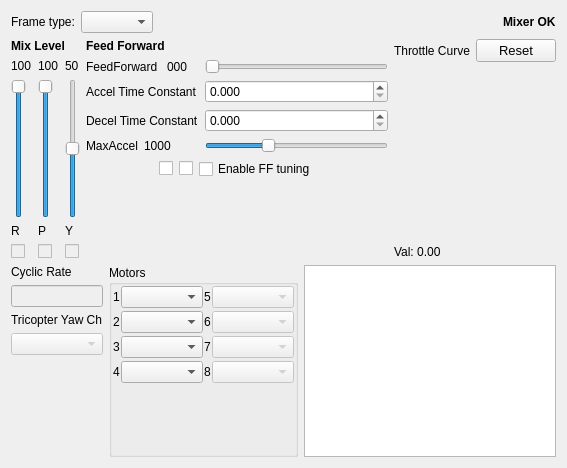
        <widget class="QWidget" name="multiRotor">
         <layout class="QVBoxLayout" name="verticalLayout_4" stretch="1">
          <item>
           <layout class="QVBoxLayout" name="verticalLayout_8" stretch="0,0,0">
            <item>
             <layout class="QHBoxLayout" name="horizontalLayout_5">
              <item>
               <widget class="QLabel" name="label_15">
                <property name="text">
                 <string>Frame type:</string>
                </property>
               </widget>
              </item>
              <item>
               <widget class="QComboBox" name="multirotorFrameType">
                <property name="toolTip">
                 <string>Select the Multirotor frame type here.</string>
                </property>
               </widget>
              </item>
              <item>
               <spacer name="horizontalSpacer_5">
                <property name="orientation">
                 <enum>Qt::Horizontal</enum>
                </property>
                <property name="sizeHint" stdset="0">
                 <size>
                  <width>40</width>
                  <height>20</height>
                 </size>
                </property>
               </spacer>
              </item>
              <item>
               <widget class="QLabel" name="mrStatusLabel">
                <property name="font">
                 <font>
                  <weight>75</weight>
                  <bold>true</bold>
                 </font>
                </property>
                <property name="text">
                 <string>Mixer OK</string>
                </property>
               </widget>
              </item>
             </layout>
            </item>
            <item>
             <layout class="QHBoxLayout" name="horizontalLayout_7" stretch="0,5,2">
              <item>
               <layout class="QVBoxLayout" name="verticalLayout_20">
                <item>
                 <widget class="QLabel" name="label_4">
                  <property name="font">
                   <font>
                    <weight>75</weight>
                    <bold>true</bold>
                   </font>
                  </property>
                  <property name="text">
                   <string>Mix Level</string>
                  </property>
                 </widget>
                </item>
                <item>
                 <layout class="QHBoxLayout" name="horizontalLayout_19">
                  <item>
                   <layout class="QVBoxLayout" name="verticalLayout_22">
                    <item>
                     <widget class="QLabel" name="label_43">
                      <property name="text">
                       <string>100</string>
                      </property>
                     </widget>
                    </item>
                    <item>
                     <widget class="QSlider" name="mrRollMixLevel">
                      <property name="toolTip">
                       <string>Weight of Roll mixing in percent.
Typical values are 100% for + configuration and 50% for X configuration on quads.</string>
                      </property>
                      <property name="maximum">
                       <number>100</number>
                      </property>
                      <property name="value">
                       <number>100</number>
                      </property>
                      <property name="orientation">
                       <enum>Qt::Vertical</enum>
                      </property>
                     </widget>
                    </item>
                    <item>
                     <widget class="QLabel" name="label_42">
                      <property name="text">
                       <string>R</string>
                      </property>
                     </widget>
                    </item>
                    <item>
                     <widget class="QCheckBox" name="checkBox_3">
                      <property name="enabled">
                       <bool>false</bool>
                      </property>
                      <property name="toolTip">
                       <string>All checked sliders will move together.</string>
                      </property>
                      <property name="text">
                       <string/>
                      </property>
                     </widget>
                    </item>
                   </layout>
                  </item>
                  <item>
                   <layout class="QVBoxLayout" name="verticalLayout_23">
                    <item>
                     <widget class="QLabel" name="label_44">
                      <property name="text">
                       <string>100</string>
                      </property>
                     </widget>
                    </item>
                    <item>
                     <widget class="QSlider" name="mrPitchMixLevel">
                      <property name="toolTip">
                       <string>Weight of Pitch mixing in percent.
Typical values are 100% for + configuration and 50% for X configuration on quads.</string>
                      </property>
                      <property name="maximum">
                       <number>100</number>
                      </property>
                      <property name="value">
                       <number>100</number>
                      </property>
                      <property name="orientation">
                       <enum>Qt::Vertical</enum>
                      </property>
                     </widget>
                    </item>
                    <item>
                     <widget class="QLabel" name="label_40">
                      <property name="text">
                       <string>P</string>
                      </property>
                     </widget>
                    </item>
                    <item>
                     <widget class="QCheckBox" name="checkBox_2">
                      <property name="enabled">
                       <bool>false</bool>
                      </property>
                      <property name="text">
                       <string/>
                      </property>
                     </widget>
                    </item>
                   </layout>
                  </item>
                  <item>
                   <layout class="QVBoxLayout" name="verticalLayout_21">
                    <item>
                     <widget class="QLabel" name="label_45">
                      <property name="text">
                       <string>50</string>
                      </property>
                     </widget>
                    </item>
                    <item>
                     <widget class="QSlider" name="mrYawMixLevel">
                      <property name="toolTip">
                       <string>Weight of Yaw mixing in percent.
Typical value is 50% for + or X configuration on quads.</string>
                      </property>
                      <property name="maximum">
                       <number>100</number>
                      </property>
                      <property name="value">
                       <number>50</number>
                      </property>
                      <property name="orientation">
                       <enum>Qt::Vertical</enum>
                      </property>
                     </widget>
                    </item>
                    <item>
                     <widget class="QLabel" name="label_6">
                      <property name="text">
                       <string>Y</string>
                      </property>
                     </widget>
                    </item>
                    <item>
                     <widget class="QCheckBox" name="checkBox">
                      <property name="enabled">
                       <bool>false</bool>
                      </property>
                      <property name="text">
                       <string/>
                      </property>
                     </widget>
                    </item>
                   </layout>
                  </item>
                 </layout>
                </item>
               </layout>
              </item>
              <item>
               <layout class="QVBoxLayout" name="verticalLayout_11" stretch="0,1,0,0,0">
                <item>
                 <widget class="QLabel" name="label_19">
                  <property name="font">
                   <font>
                    <weight>75</weight>
                    <bold>true</bold>
                   </font>
                  </property>
                  <property name="text">
                   <string>Feed Forward</string>
                  </property>
                 </widget>
                </item>
                <item>
                 <layout class="QFormLayout" name="formLayout_7">
                  <property name="fieldGrowthPolicy">
                   <enum>QFormLayout::AllNonFixedFieldsGrow</enum>
                  </property>
                  <item row="2" column="0">
                   <layout class="QHBoxLayout" name="horizontalLayout_12">
                    <item>
                     <widget class="QLabel" name="label_20">
                      <property name="text">
                       <string>FeedForward </string>
                      </property>
                     </widget>
                    </item>
                    <item>
                     <widget class="QLabel" name="feedForwardValue">
                      <property name="minimumSize">
                       <size>
                        <width>30</width>
                        <height>0</height>
                       </size>
                      </property>
                      <property name="text">
                       <string>000</string>
                      </property>
                     </widget>
                    </item>
                   </layout>
                  </item>
                  <item row="2" column="1">
                   <widget class="QSlider" name="feedForwardSlider">
                    <property name="enabled">
                     <bool>true</bool>
                    </property>
                    <property name="toolTip">
                     <string>Overall level of feed forward (in percentage).</string>
                    </property>
                    <property name="maximum">
                     <number>100</number>
                    </property>
                    <property name="singleStep">
                     <number>1</number>
                    </property>
                    <property name="orientation">
                     <enum>Qt::Horizontal</enum>
                    </property>
                    <property name="tickPosition">
                     <enum>QSlider::NoTicks</enum>
                    </property>
                   </widget>
                  </item>
                  <item row="3" column="0">
                   <widget class="QLabel" name="label_21">
                    <property name="text">
                     <string>Accel Time Constant</string>
                    </property>
                   </widget>
                  </item>
                  <item row="3" column="1">
                   <widget class="QDoubleSpinBox" name="accelTime">
                    <property name="enabled">
                     <bool>true</bool>
                    </property>
                    <property name="toolTip">
                     <string>In miliseconds.
When tuning: Slowly raise accel time from zero to just
under the level where the motor starts to overshoot
its target speed.</string>
                    </property>
                    <property name="decimals">
                     <number>3</number>
                    </property>
                    <property name="maximum">
                     <double>100.000000000000000</double>
                    </property>
                    <property name="singleStep">
                     <double>0.010000000000000</double>
                    </property>
                   </widget>
                  </item>
                  <item row="4" column="0">
                   <widget class="QLabel" name="label_22">
                    <property name="text">
                     <string>Decel Time Constant</string>
                    </property>
                   </widget>
                  </item>
                  <item row="4" column="1">
                   <widget class="QDoubleSpinBox" name="decelTime">
                    <property name="enabled">
                     <bool>true</bool>
                    </property>
                    <property name="toolTip">
                     <string>When tuning: Slowly raise decel time from zero to just
under the level where the motor starts to undershoot
its target speed when decelerating.

Do it after accel time is setup.</string>
                    </property>
                    <property name="decimals">
                     <number>3</number>
                    </property>
                    <property name="maximum">
                     <double>100.000000000000000</double>
                    </property>
                    <property name="singleStep">
                     <double>0.010000000000000</double>
                    </property>
                   </widget>
                  </item>
                  <item row="5" column="0">
                   <layout class="QHBoxLayout" name="horizontalLayout_16">
                    <item>
                     <widget class="QLabel" name="label_37">
                      <property name="text">
                       <string>MaxAccel</string>
                      </property>
                     </widget>
                    </item>
                    <item>
                     <widget class="QLabel" name="label_33">
                      <property name="text">
                       <string>1000</string>
                      </property>
                     </widget>
                    </item>
                   </layout>
                  </item>
                  <item row="5" column="1">
                   <widget class="QSlider" name="maxAccelSlider">
                    <property name="toolTip">
                     <string>Limits how much the engines can accelerate or decelerate.
In 'units per second', a sound default is 1000.</string>
                    </property>
                    <property name="minimum">
                     <number>500</number>
                    </property>
                    <property name="maximum">
                     <number>2000</number>
                    </property>
                    <property name="value">
                     <number>1000</number>
                    </property>
                    <property name="orientation">
                     <enum>Qt::Horizontal</enum>
                    </property>
                   </widget>
                  </item>
                 </layout>
                </item>
                <item>
                 <layout class="QHBoxLayout" name="horizontalLayout_9">
                  <item>
                   <spacer name="horizontalSpacer_8">
                    <property name="orientation">
                     <enum>Qt::Horizontal</enum>
                    </property>
                    <property name="sizeHint" stdset="0">
                     <size>
                      <width>40</width>
                      <height>20</height>
                     </size>
                    </property>
                   </spacer>
                  </item>
                  <item>
                   <widget class="QCheckBox" name="ffTestBox1">
                    <property name="toolTip">
                     <string>&lt;!DOCTYPE HTML PUBLIC &quot;-//W3C//DTD HTML 4.0//EN&quot; &quot;http://www.w3.org/TR/REC-html40/strict.dtd&quot;&gt;
&lt;html&gt;&lt;head&gt;&lt;meta name=&quot;qrichtext&quot; content=&quot;1&quot; /&gt;&lt;style type=&quot;text/css&quot;&gt;
p, li { white-space: pre-wrap; }
&lt;/style&gt;&lt;/head&gt;&lt;body style=&quot; font-family:'Sans'; font-size:10pt; font-weight:400; font-style:normal;&quot;&gt;
&lt;p style=&quot; margin-top:0px; margin-bottom:0px; margin-left:0px; margin-right:0px; -qt-block-indent:0; text-indent:0px;&quot;&gt;Beware! Check &lt;span style=&quot; font-weight:600;&quot;&gt;all three&lt;/span&gt; checkboxes to test the&lt;/p&gt;
&lt;p style=&quot; margin-top:0px; margin-bottom:0px; margin-left:0px; margin-right:0px; -qt-block-indent:0; text-indent:0px;&quot;&gt;selected channel.&lt;/p&gt;
&lt;p style=&quot; margin-top:0px; margin-bottom:0px; margin-left:0px; margin-right:0px; -qt-block-indent:0; text-indent:0px;&quot;&gt;It will run only if your airframe armed.&lt;/p&gt;&lt;/body&gt;&lt;/html&gt;</string>
                    </property>
                    <property name="text">
                     <string/>
                    </property>
                   </widget>
                  </item>
                  <item>
                   <widget class="QCheckBox" name="ffTestBox2">
                    <property name="toolTip">
                     <string>&lt;!DOCTYPE HTML PUBLIC &quot;-//W3C//DTD HTML 4.0//EN&quot; &quot;http://www.w3.org/TR/REC-html40/strict.dtd&quot;&gt;
&lt;html&gt;&lt;head&gt;&lt;meta name=&quot;qrichtext&quot; content=&quot;1&quot; /&gt;&lt;style type=&quot;text/css&quot;&gt;
p, li { white-space: pre-wrap; }
&lt;/style&gt;&lt;/head&gt;&lt;body style=&quot; font-family:'Sans'; font-size:10pt; font-weight:400; font-style:normal;&quot;&gt;
&lt;p style=&quot; margin-top:0px; margin-bottom:0px; margin-left:0px; margin-right:0px; -qt-block-indent:0; text-indent:0px;&quot;&gt;Beware! Check &lt;span style=&quot; font-weight:600;&quot;&gt;all three&lt;/span&gt; checkboxes to test the&lt;/p&gt;
&lt;p style=&quot; margin-top:0px; margin-bottom:0px; margin-left:0px; margin-right:0px; -qt-block-indent:0; text-indent:0px;&quot;&gt;selected channel.&lt;/p&gt;
&lt;p style=&quot; margin-top:0px; margin-bottom:0px; margin-left:0px; margin-right:0px; -qt-block-indent:0; text-indent:0px;&quot;&gt;It will run only if your airframe armed.&lt;/p&gt;&lt;/body&gt;&lt;/html&gt;</string>
                    </property>
                    <property name="text">
                     <string/>
                    </property>
                   </widget>
                  </item>
                  <item>
                   <widget class="QCheckBox" name="ffTestBox3">
                    <property name="toolTip">
                     <string>&lt;!DOCTYPE HTML PUBLIC &quot;-//W3C//DTD HTML 4.0//EN&quot; &quot;http://www.w3.org/TR/REC-html40/strict.dtd&quot;&gt;
&lt;html&gt;&lt;head&gt;&lt;meta name=&quot;qrichtext&quot; content=&quot;1&quot; /&gt;&lt;style type=&quot;text/css&quot;&gt;
p, li { white-space: pre-wrap; }
&lt;/style&gt;&lt;/head&gt;&lt;body style=&quot; font-family:'Sans'; font-size:10pt; font-weight:400; font-style:normal;&quot;&gt;
&lt;p style=&quot; margin-top:0px; margin-bottom:0px; margin-left:0px; margin-right:0px; -qt-block-indent:0; text-indent:0px;&quot;&gt;Beware! Check &lt;span style=&quot; font-weight:600;&quot;&gt;all three&lt;/span&gt; checkboxes to test the&lt;/p&gt;
&lt;p style=&quot; margin-top:0px; margin-bottom:0px; margin-left:0px; margin-right:0px; -qt-block-indent:0; text-indent:0px;&quot;&gt;selected channel.&lt;/p&gt;
&lt;p style=&quot; margin-top:0px; margin-bottom:0px; margin-left:0px; margin-right:0px; -qt-block-indent:0; text-indent:0px;&quot;&gt;It will run only if your airframe armed.&lt;/p&gt;&lt;/body&gt;&lt;/html&gt;</string>
                    </property>
                    <property name="text">
                     <string>Enable FF tuning</string>
                    </property>
                   </widget>
                  </item>
                  <item>
                   <spacer name="horizontalSpacer_7">
                    <property name="orientation">
                     <enum>Qt::Horizontal</enum>
                    </property>
                    <property name="sizeHint" stdset="0">
                     <size>
                      <width>40</width>
                      <height>20</height>
                     </size>
                    </property>
                   </spacer>
                  </item>
                 </layout>
                </item>
                <item>
                 <spacer name="verticalSpacer_5">
                  <property name="orientation">
                   <enum>Qt::Vertical</enum>
                  </property>
                  <property name="sizeHint" stdset="0">
                   <size>
                    <width>20</width>
                    <height>40</height>
                   </size>
                  </property>
                 </spacer>
                </item>
                <item>
                 <spacer name="verticalSpacer_3">
                  <property name="orientation">
                   <enum>Qt::Vertical</enum>
                  </property>
                  <property name="sizeHint" stdset="0">
                   <size>
                    <width>20</width>
                    <height>40</height>
                   </size>
                  </property>
                 </spacer>
                </item>
               </layout>
              </item>
              <item>
               <layout class="QVBoxLayout" name="verticalLayout_12">
                <property name="sizeConstraint">
                 <enum>QLayout::SetDefaultConstraint</enum>
                </property>
                <item>
                 <layout class="QHBoxLayout" name="horizontalLayout_11">
                  <item>
                   <widget class="QLabel" name="label_24">
                    <property name="text">
                     <string>Throttle Curve</string>
                    </property>
                   </widget>
                  </item>
                  <item>
                   <spacer name="horizontalSpacer_6">
                    <property name="orientation">
                     <enum>Qt::Horizontal</enum>
                    </property>
                    <property name="sizeHint" stdset="0">
                     <size>
                      <width>40</width>
                      <height>20</height>
                     </size>
                    </property>
                   </spacer>
                  </item>
                  <item>
                   <widget class="QPushButton" name="mrThrottleCurveReset">
                    <property name="sizePolicy">
                     <sizepolicy hsizetype="Minimum" vsizetype="Minimum">
                      <horstretch>0</horstretch>
                      <verstretch>0</verstretch>
                     </sizepolicy>
                    </property>
                    <property name="font">
                     <font>
                      <pointsize>10</pointsize>
                     </font>
                    </property>
                    <property name="text">
                     <string>Reset</string>
                    </property>
                   </widget>
                  </item>
                 </layout>
                </item>
                <item>
                 <widget class="MixerCurveWidget" name="multiThrottleCurve" native="true">
                  <property name="sizePolicy">
                   <sizepolicy hsizetype="MinimumExpanding" vsizetype="MinimumExpanding">
                    <horstretch>0</horstretch>
                    <verstretch>0</verstretch>
                   </sizepolicy>
                  </property>
                  <property name="minimumSize">
                   <size>
                    <width>110</width>
                    <height>110</height>
                   </size>
                  </property>
                 </widget>
                </item>
                <item>
                 <widget class="QLabel" name="mrThrottleCurveItemValue">
                  <property name="text">
                   <string>Val: 0.00</string>
                  </property>
                 </widget>
                </item>
               </layout>
              </item>
             </layout>
            </item>
            <item>
             <layout class="QHBoxLayout" name="horizontalLayout_6" stretch="1,3,4">
              <item>
               <layout class="QVBoxLayout" name="verticalLayout_10">
                <item>
                 <widget class="QLabel" name="label_14">
                  <property name="text">
                   <string>Cyclic Rate</string>
                  </property>
                 </widget>
                </item>
                <item>
                 <widget class="QLineEdit" name="lineEdit_2">
                  <property name="enabled">
                   <bool>false</bool>
                  </property>
                  <property name="sizePolicy">
                   <sizepolicy hsizetype="MinimumExpanding" vsizetype="Fixed">
                    <horstretch>0</horstretch>
                    <verstretch>0</verstretch>
                   </sizepolicy>
                  </property>
                  <property name="minimumSize">
                   <size>
                    <width>40</width>
                    <height>0</height>
                   </size>
                  </property>
                 </widget>
                </item>
                <item>
                 <widget class="QLabel" name="label_23">
                  <property name="text">
                   <string>Tricopter Yaw Ch</string>
                  </property>
                 </widget>
                </item>
                <item>
                 <widget class="QComboBox" name="comboBox_9">
                  <property name="enabled">
                   <bool>false</bool>
                  </property>
                  <property name="sizePolicy">
                   <sizepolicy hsizetype="MinimumExpanding" vsizetype="Fixed">
                    <horstretch>0</horstretch>
                    <verstretch>0</verstretch>
                   </sizepolicy>
                  </property>
                  <property name="minimumSize">
                   <size>
                    <width>40</width>
                    <height>0</height>
                   </size>
                  </property>
                 </widget>
                </item>
                <item>
                 <spacer name="verticalSpacer_4">
                  <property name="orientation">
                   <enum>Qt::Vertical</enum>
                  </property>
                  <property name="sizeHint" stdset="0">
                   <size>
                    <width>20</width>
                    <height>40</height>
                   </size>
                  </property>
                 </spacer>
                </item>
               </layout>
              </item>
              <item>
               <widget class="QGroupBox" name="groupBox">
                <property name="title">
                 <string>Motors</string>
                </property>
                <layout class="QHBoxLayout" name="horizontalLayout_10">
                 <property name="spacing">
                  <number>1</number>
                 </property>
                 <property name="margin">
                  <number>1</number>
                 </property>
                 <item>
                  <layout class="QFormLayout" name="formLayout_2">
                   <property name="fieldGrowthPolicy">
                    <enum>QFormLayout::AllNonFixedFieldsGrow</enum>
                   </property>
                   <property name="verticalSpacing">
                    <number>3</number>
                   </property>
                   <item row="0" column="0">
                    <widget class="QLabel" name="label_3">
                     <property name="text">
                      <string>1</string>
                     </property>
                    </widget>
                   </item>
                   <item row="0" column="1">
                    <widget class="QComboBox" name="multiMotor1">
                     <property name="font">
                      <font>
                       <pointsize>8</pointsize>
                      </font>
                     </property>
                     <property name="toolTip">
                      <string>&lt;!DOCTYPE HTML PUBLIC &quot;-//W3C//DTD HTML 4.0//EN&quot; &quot;http://www.w3.org/TR/REC-html40/strict.dtd&quot;&gt;
&lt;html&gt;&lt;head&gt;&lt;meta name=&quot;qrichtext&quot; content=&quot;1&quot; /&gt;&lt;style type=&quot;text/css&quot;&gt;
p, li { white-space: pre-wrap; }
&lt;/style&gt;&lt;/head&gt;&lt;body style=&quot; font-family:'Sans'; font-size:8pt; font-weight:400; font-style:normal;&quot;&gt;
&lt;p style=&quot; margin-top:0px; margin-bottom:0px; margin-left:0px; margin-right:0px; -qt-block-indent:0; text-indent:0px;&quot;&gt;Assign your motor channels using the drawing&lt;/p&gt;
&lt;p style=&quot; margin-top:0px; margin-bottom:0px; margin-left:0px; margin-right:0px; -qt-block-indent:0; text-indent:0px;&quot;&gt;on the right as a reference. Respect propeller rotation!&lt;/p&gt;&lt;/body&gt;&lt;/html&gt;</string>
                     </property>
                    </widget>
                   </item>
                   <item row="1" column="0">
                    <widget class="QLabel" name="label_8">
                     <property name="text">
                      <string>2</string>
                     </property>
                    </widget>
                   </item>
                   <item row="1" column="1">
                    <widget class="QComboBox" name="multiMotor2">
                     <property name="font">
                      <font>
                       <pointsize>8</pointsize>
                      </font>
                     </property>
                    </widget>
                   </item>
                   <item row="2" column="0">
                    <widget class="QLabel" name="label_9">
                     <property name="text">
                      <string>3</string>
                     </property>
                    </widget>
                   </item>
                   <item row="2" column="1">
                    <widget class="QComboBox" name="multiMotor3">
                     <property name="font">
                      <font>
                       <pointsize>8</pointsize>
                      </font>
                     </property>
                    </widget>
                   </item>
                   <item row="3" column="0">
                    <widget class="QLabel" name="label_10">
                     <property name="text">
                      <string>4</string>
                     </property>
                    </widget>
                   </item>
                   <item row="3" column="1">
                    <widget class="QComboBox" name="multiMotor4">
                     <property name="font">
                      <font>
                       <pointsize>8</pointsize>
                      </font>
                     </property>
                    </widget>
                   </item>
                  </layout>
                 </item>
                 <item>
                  <layout class="QFormLayout" name="formLayout_4">
                   <property name="fieldGrowthPolicy">
                    <enum>QFormLayout::AllNonFixedFieldsGrow</enum>
                   </property>
                   <property name="verticalSpacing">
                    <number>3</number>
                   </property>
                   <item row="0" column="0">
                    <widget class="QLabel" name="label_11">
                     <property name="text">
                      <string>5</string>
                     </property>
                    </widget>
                   </item>
                   <item row="0" column="1">
                    <widget class="QComboBox" name="multiMotor5">
                     <property name="enabled">
                      <bool>false</bool>
                     </property>
                     <property name="sizePolicy">
                      <sizepolicy hsizetype="Preferred" vsizetype="Fixed">
                       <horstretch>0</horstretch>
                       <verstretch>0</verstretch>
                      </sizepolicy>
                     </property>
                     <property name="font">
                      <font>
                       <pointsize>8</pointsize>
                      </font>
                     </property>
                    </widget>
                   </item>
                   <item row="1" column="0">
                    <widget class="QLabel" name="label_12">
                     <property name="text">
                      <string>6</string>
                     </property>
                    </widget>
                   </item>
                   <item row="1" column="1">
                    <widget class="QComboBox" name="multiMotor6">
                     <property name="enabled">
                      <bool>false</bool>
                     </property>
                     <property name="font">
                      <font>
                       <pointsize>8</pointsize>
                      </font>
                     </property>
                    </widget>
                   </item>
                   <item row="2" column="0">
                    <widget class="QLabel" name="label_16">
                     <property name="text">
                      <string>7</string>
                     </property>
                    </widget>
                   </item>
                   <item row="2" column="1">
                    <widget class="QComboBox" name="multiMotor7">
                     <property name="enabled">
                      <bool>false</bool>
                     </property>
                     <property name="font">
                      <font>
                       <pointsize>8</pointsize>
                      </font>
                     </property>
                    </widget>
                   </item>
                   <item row="3" column="0">
                    <widget class="QLabel" name="label_17">
                     <property name="text">
                      <string>8</string>
                     </property>
                    </widget>
                   </item>
                   <item row="3" column="1">
                    <widget class="QComboBox" name="multiMotor8">
                     <property name="enabled">
                      <bool>false</bool>
                     </property>
                     <property name="font">
                      <font>
                       <pointsize>8</pointsize>
                      </font>
                     </property>
                    </widget>
                   </item>
                  </layout>
                 </item>
                </layout>
               </widget>
              </item>
              <item>
               <widget class="QGraphicsView" name="quadShape">
                <property name="sizePolicy">
                 <sizepolicy hsizetype="MinimumExpanding" vsizetype="MinimumExpanding">
                  <horstretch>0</horstretch>
                  <verstretch>0</verstretch>
                 </sizepolicy>
                </property>
                <property name="minimumSize">
                 <size>
                  <width>110</width>
                  <height>110</height>
                 </size>
                </property>
               </widget>
              </item>
             </layout>
            </item>
           </layout>
          </item>
         </layout>
        </widget>
